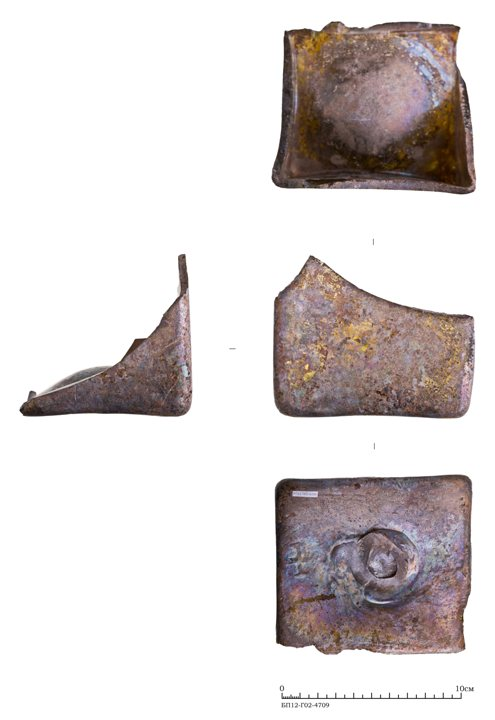
#> input picture img/0170995bcfe0.jpg, 495 x 720 px
$ python -i data_prep.py   (imports and definitions only)
#> lines starting #> are read from the running program, lines starting #| are printed output that depends on the picture; after the words box and inside, x2 and y2 are one past the last pixel; in counts of white or black regions, pixels touching at a corner belong together
#!/usr/bin/env python3
# P0 data-prep для мока SIMILIS. Джойн реальных изображений (Validation_dataset, имя файла=код)
# с метаданными ARDB, реальные визуальные признаки (2 набора: color→resnet-proxy, shape→clip-proxy),
# offline KNN-граф похожести, ресайз картинок. Детерминированно.
import openpyxl, os, glob, re, json, math
from PIL import Image
import numpy as np

BASE = os.path.dirname(os.path.dirname(os.path.dirname(os.path.abspath(__file__))))  # .../similis
VD = os.path.join(BASE, 'Validation_dataset')
OUTIMG = os.path.join(BASE, 'prototype', 'public', 'img')
OUTDATA = os.path.join(BASE, 'prototype', 'public', 'data')

def norm(c): return re.sub(r'\s+','',str(c or '')).upper()

# ── ARDB index ──
# [1 line that did not run here, left out]
# [1 line that did not run here, left out]
COLS = ['code','name','description','material','size','fragm','cultlayer','object','square','memo','memo1','survey','site','excname','longitude','latitude']
ardb = {}
# [3 lines not run here, left out]

# ── тип-папка → макро-категория + материал (по смыслу) ──
FOLDER_META = {
 'штоф': ('Штоф','Стекло','Стекло'),
 'чашки': ('Чашка','Керамика','Керамика'),
 'чернолощен_кувшины': ('Кувшин чернолощёный','Керамика','Керамика'),
 'чернил_бутыл_с_квадрат_дном': ('Чернильница','Стекло','Стекло'),
 'чернил_бутыл_с_8гран_туловом': ('Чернильница','Стекло','Стекло'),
 'черепица': ('Черепица','Керамика','Глина'),
 'янтарь': ('Изделие из янтаря','Прочее','Янтарь'),
 'чешуя_киверная': ('Чешуя киверная','Металл','Металл'),
}
# сайт: сперва из ARDB site, иначе префикс кода
def site_of(code, ardb_site=None):
    if ardb_site:
        z=str(ardb_site)
        if 'Охта' in z: return ('Ниеншанц (Охта 1)','ИИМК РАН',30.408,59.945)
        if 'осадск' in z: return ('Большая Посадская 12А','ИИМК РАН',30.324,59.959)
        if 'ейшлот' in z or 'Нейш' in z: return ('Нейшлотский 3А','ИИМК РАН',30.344,59.966)
    u=re.sub(r'[^А-ЯA-Z0-9]','',code.upper())
    if u.startswith('НЕЙШ') or u.startswith('НЕИШ'): return ('Нейшлотский 3А','ИИМК РАН',30.344,59.966)
    if u.startswith('БП'): return ('Большая Посадская 12А','ИИМК РАН',30.324,59.959)
    if u.startswith('Т'): return ('Тульская (СПб)','ИИМК РАН',30.36,59.93)
    return ('Ниеншанц (Охта 1)','ИИМК РАН',30.408,59.945)

# ── отбор ~60 картинок, предпочитая joined ──
selected = []
per_folder_cap = 12
# [10 lines not run here, left out]

# ── визуальные признаки ──
def features(path):
#> called with path = '../img/0170995bcfe0.jpg'
    im = Image.open(path).convert('RGB').resize((96,96))
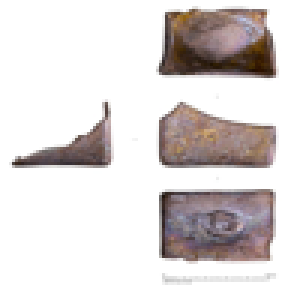
#> im: PIL image 96x96 RGB (shown 3 times larger); mean R, G, B 218.3, 212.4, 211.7
    a = np.asarray(im).astype(np.float32)/255.0
    # foreground mask (non-white)
    lum = a.mean(axis=2)
    fg = lum < 0.92
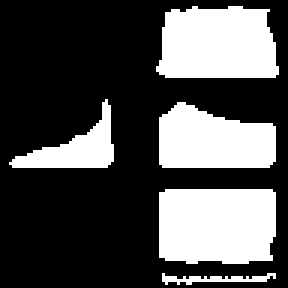
#> fg: shape (96, 96) bool (shown 3 times larger); 31% white; 5 white regions, box (x1, y1, x2, y2) and area: (53, 63, 92, 88) 932, (52, 2, 93, 26) 856, (53, 34, 92, 56) 678, (3, 33, 38, 56) 318, (54, 91, 92, 95) 71
    # COLOR feature (resnet-proxy): HSV hist over foreground
    hsv = np.asarray(Image.open(path).convert('HSV').resize((96,96))).astype(np.float32)
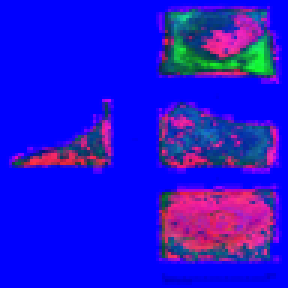
#> hsv: shape (96, 96, 3) float32 (shown 3 times larger); mean R, G, B 32.9, 17.6, 218.6
    h,s,v = hsv[:,:,0], hsv[:,:,1], hsv[:,:,2]
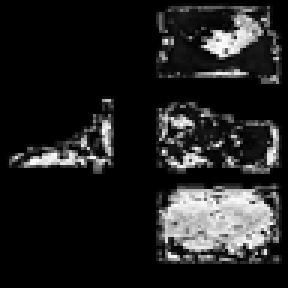
#> h: shape (96, 96) float32 (shown 3 times larger); min 0, max 255, mean 32.9
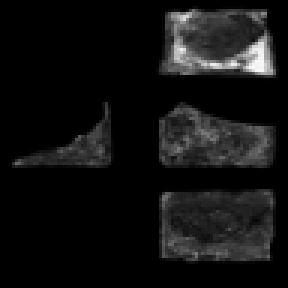
#> s: shape (96, 96) float32 (shown 3 times larger); min 0, max 251, mean 17.6
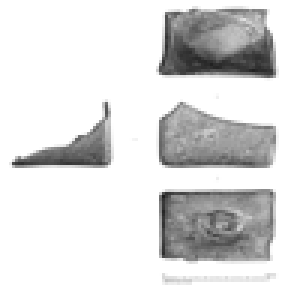
#> v: shape (96, 96) float32 (shown 3 times larger); min 30, max 255, mean 218.6
    m = fg.flatten()
    hf,sf,vf = h.flatten()[m], s.flatten()[m], v.flatten()[m]
#> hf = 2855 values, max 255 at index 298, min 0 at index 65, mean 96.02; sf = 2855 values, max 251 at index 651, min 0 at index 2784, mean 56.61; vf = 2855 values, max 239 at index 737, min 30 at index 1928, mean 137.9
    if len(hf)<10: hf,sf,vf = h.flatten(),s.flatten(),v.flatten()
    ch = np.histogram(hf,bins=12,range=(0,255))[0]
#> ch = [968, 278, 177, 121, 137, 121, 85, 118, 217, 227, 248, 158]
    cs = np.histogram(sf,bins=6,range=(0,255))[0]
#> cs = [1221, 1201, 247, 90, 53, 43]
    cv = np.histogram(vf,bins=6,range=(0,255))[0]
#> cv = [14, 358, 719, 1164, 419, 181]
    color = np.concatenate([ch,cs,cv]).astype(np.float32); color/= (color.sum()+1e-6)
#> after `color = np.concatenate([ch, cs, cv]).astype(np.float32)`: color = 24 values, max 1221 at index 12, min 14 at index 18, mean 356.9
#> after `color /= color.sum() + 1e-06`: color = 24 values, max 0.143 at index 12, min 0.00163 at index 18, mean 0.0417
    # SHAPE feature (clip-proxy): downsampled silhouette 16x16 + aspect + fill
    sil = Image.fromarray((fg*255).astype(np.uint8)).resize((16,16))
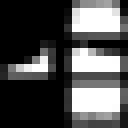
#> sil: PIL image 16x16 L (shown 8 times larger); min 0, max 255, mean 79.5
    silv = (np.asarray(sil).astype(np.float32)/255.0).flatten()
#> silv = 256 values, max 1 at index 26, min 0 at index 0, mean 0.312
    ys,xs = np.where(fg)
#> ys = 2855 values from 2 to 94; xs = 2855 values, max 92 at index 737, min 3 at index 1712, mean 66.41
    if len(xs)>0:
        aspect = (xs.max()-xs.min()+1)/(ys.max()-ys.min()+1)
#> aspect = 0.968
        fill = fg.mean()
#> fill = 0.31
    else: aspect,fill = 1.0,0.0
    shape = np.concatenate([silv,[aspect/3.0, fill]]).astype(np.float32)
#> shape = 258 values, max 1 at index 26, min 0 at index 0, mean 0.312
    shape /= (np.linalg.norm(shape)+1e-6)
#> shape = 258 values, max 0.125 at index 26, min 0 at index 0, mean 0.0391
    color /= (np.linalg.norm(color)+1e-6)
#> color = 24 values, max 0.478 at index 12, min 0.00548 at index 18, mean 0.14
    return color, shape

items = []
feats_color, feats_shape = [], []
# [20 lines not run here, left out]

C = np.array(feats_color); S = np.array(feats_shape)
def knn(F):
    sim = F @ F.T
    g = {}
    for i,it in enumerate(items):
        order = np.argsort(-sim[i])
        neigh = [j for j in order if j!=i][:8]
        # нормируем в отображаемый диапазон 0.66..0.99
        raw = np.array([sim[i][j] for j in neigh])
        if raw.max()>raw.min():
            disp = 0.66 + 0.33*(raw-raw.min())/(raw.max()-raw.min())
        else: disp = np.full(len(raw),0.9)
        g[items[i]['id']] = [dict(id=items[j]['id'], score=round(float(disp[k]),2)) for k,j in enumerate(neigh)]
    return g
graph = {'resnet': knn(C), 'clip': knn(S)}

# пресеты запроса — по одному яркому из каждого макро-типа
presets, seen = [], set()
# [3 lines not run here, left out]
presets = presets[:5]

# [6 lines not run here, left out]

# ── PII GATE (страховка по ревью Opus): в выходных данных не должно быть email ──
import re as _re
# [1 line not run here, left out]
# [1 line that did not run here, left out]
# [2 lines not run here, left out]

>>> result = features('../img/0170995bcfe0.jpg')

$ run again, on img/0e39ffd297fe.jpg
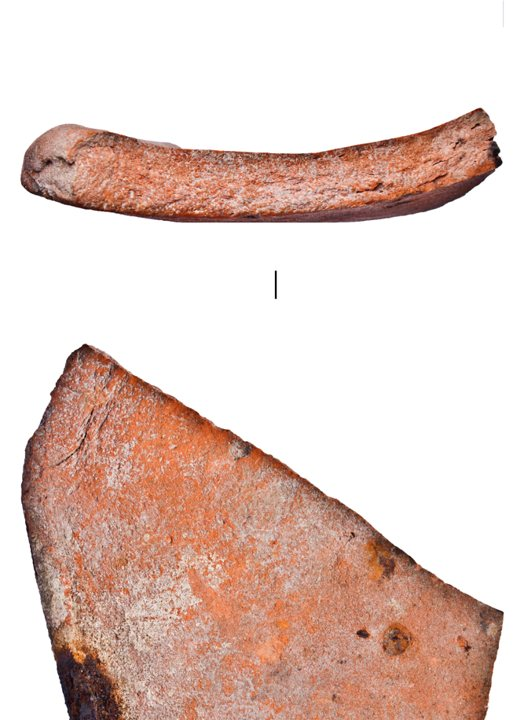
#> input picture img/0e39ffd297fe.jpg, 524 x 720 px
#> fg: shape (96, 96) bool; 41.9% white; 3 white regions (1 under 20 px), largest, box (x1, y1, x2, y2) and area: (3, 45, 93, 96) 2918, (3, 14, 92, 30) 939
#> in features, `h,s,v = hsv[:,:,0], hsv[:,:,1], hsv[:,:,2]`:
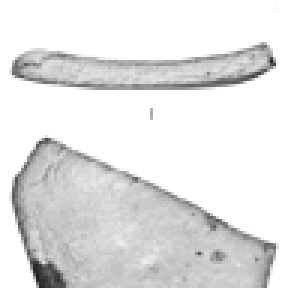
#> v: shape (96, 96) float32 (shown 3 times larger); min 32, max 255, mean 227.5
#> hf = 3861 values, max 255 at index 880, min 0 at index 427, mean 19.75; sf = 3861 values, max 218 at index 1091, min 0 at index 939, mean 102.9; vf = 3861 values, max 242 at index 969, min 32 at index 3549, mean 189.7
#> ch = [3439, 114, 78, 44, 46, 25, 16, 25, 21, 21, 19, 13]
#> cs = [125, 958, 1979, 733, 65, 1]
#> cv = [6, 66, 182, 445, 2572, 590]
#> in features, `color = np.concatenate([ch, cs, cv]).astype(np.float32)`: color = 24 values, max 3439 at index 0, min 1 at index 17, mean 482.6
#> in features, `color /= color.sum() + 1e-06`: color = 24 values, max 0.297 at index 0, min 8.63e-05 at index 17, mean 0.0417
#> in features, `sil = Image.fromarray((fg*255).astype(np.uint8)).resize((16,16))`:
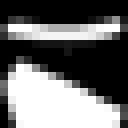
#> sil: PIL image 16x16 L (shown 8 times larger); min 0, max 255, mean 107.5
#> silv = 256 values, max 1 at index 49, min 0 at index 0, mean 0.422
#> ys = 3861 values from 14 to 95; xs = 3861 values, max 92 at index 2724, min 3 at index 426, mean 42.54
#> aspect = 1.1
#> fill = 0.419
#> in features, `shape = np.concatenate([silv,[aspect/3.0, fill]]).astype(np.float32)`: shape = 258 values, max 1 at index 49, min 0 at index 0, mean 0.422
#> in features, `shape /= (np.linalg.norm(shape)+1e-6)`: shape = 258 values, max 0.101 at index 49, min 0 at index 0, mean 0.0426
#> in features, `color /= (np.linalg.norm(color)+1e-6)`: color = 24 values, max 0.696 at index 0, min 0.000202 at index 17, mean 0.0976

$ run again, on img/111d681a97d1.jpg
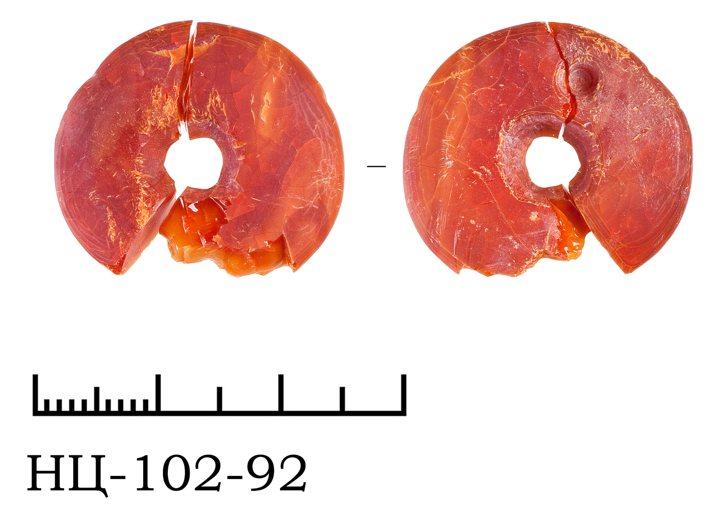
#> input picture img/111d681a97d1.jpg, 720 x 517 px
#> fg: shape (96, 96) bool; 36% white; 6 white regions (1 under 20 px), largest, box (x1, y1, x2, y2) and area: (53, 4, 93, 52) 1467, (7, 3, 46, 52) 1459, (4, 69, 55, 78) 200, (18, 84, 41, 92) 117, (3, 84, 17, 93) 70
#> in features, `h,s,v = hsv[:,:,0], hsv[:,:,1], hsv[:,:,2]`:
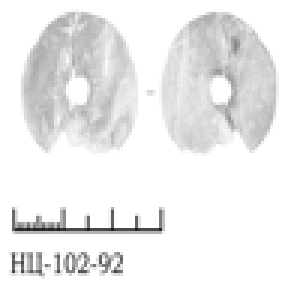
#> v: shape (96, 96) float32 (shown 3 times larger); min 27, max 255, mean 236.5
#> hf = 3317 values, max 255 at index 401, min 0 at index 41, mean 30.31; sf = 3317 values, max 255 at index 2234, min 0 at index 1597, mean 142.6; vf = 3317 values, max 252 at index 2862, min 27 at index 3062, mean 203.9
#> ch = [2514, 196, 126, 92, 68, 53, 35, 34, 24, 31, 33, 111]
#> cs = [453, 96, 213, 1078, 1339, 138]
#> cv = [14, 42, 72, 108, 1589, 1492]
#> in features, `color = np.concatenate([ch, cs, cv]).astype(np.float32)`: color = 24 values, max 2514 at index 0, min 14 at index 18, mean 414.6
#> in features, `color /= color.sum() + 1e-06`: color = 24 values, max 0.253 at index 0, min 0.00141 at index 18, mean 0.0417
#> in features, `sil = Image.fromarray((fg*255).astype(np.uint8)).resize((16,16))`:
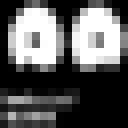
#> sil: PIL image 16x16 L (shown 8 times larger); min 0, max 255, mean 92.2
#> silv = 256 values, max 1 at index 20, min 0 at index 0, mean 0.362
#> ys = 3317 values from 3 to 92; xs = 3317 values, max 92 at index 1217, min 3 at index 3130, mean 46.45
#> aspect = 1
#> fill = 0.36
#> in features, `shape = np.concatenate([silv,[aspect/3.0, fill]]).astype(np.float32)`: shape = 258 values, max 1 at index 20, min 0 at index 0, mean 0.362
#> in features, `shape /= (np.linalg.norm(shape)+1e-6)`: shape = 258 values, max 0.115 at index 20, min 0 at index 0, mean 0.0417
#> in features, `color /= (np.linalg.norm(color)+1e-6)`: color = 24 values, max 0.662 at index 0, min 0.00369 at index 18, mean 0.109

$ run again, on img/1a93429c149b.jpg
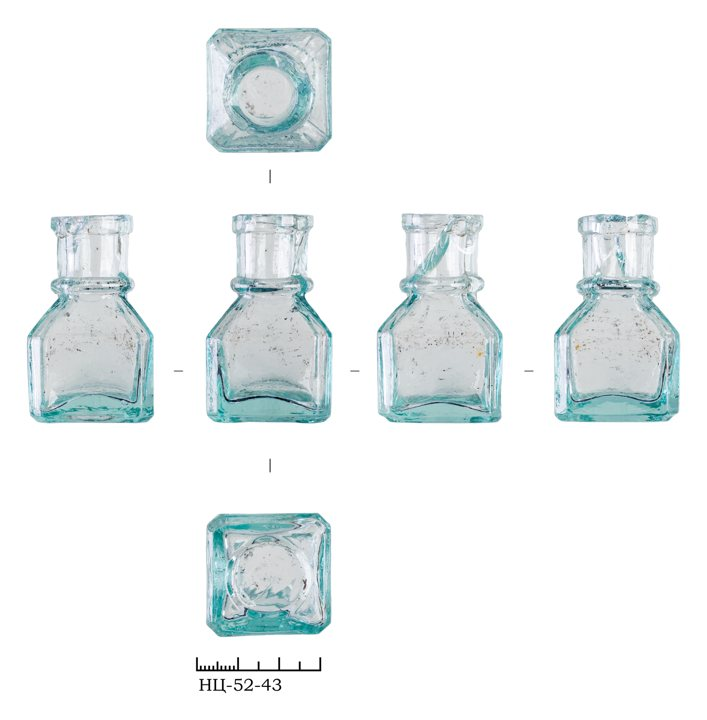
#> input picture img/1a93429c149b.jpg, 707 x 720 px
#> fg: shape (96, 96) bool; 23.6% white; 10 white regions (3 under 20 px), largest, box (x1, y1, x2, y2) and area: (28, 28, 45, 57) 390, (75, 28, 93, 57) 390, (51, 28, 68, 57) 387
#> hf = 2176 values, max 177 at index 1061, min 0 at index 283, mean 132.1; sf = 2176 values, max 226 at index 1886, min 0 at index 283, mean 31.44; vf = 2176 values, max 241 at index 1126, min 137 at index 1886, mean 203.3
#> ch = [61, 3, 6, 14, 34, 208, 1590, 258, 2, 0, 0, 0]
#> cs = [1559, 451, 132, 28, 5, 1]
#> cv = [0, 0, 0, 133, 1298, 745]
#> in features, `color = np.concatenate([ch, cs, cv]).astype(np.float32)`: color = 24 values, max 1590 at index 6, min 0 at index 9, mean 272
#> in features, `color /= color.sum() + 1e-06`: color = 24 values, max 0.244 at index 6, min 0 at index 9, mean 0.0417
#> in features, `sil = Image.fromarray((fg*255).astype(np.uint8)).resize((16,16))`:
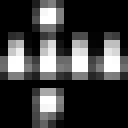
#> sil: PIL image 16x16 L (shown 8 times larger); min 0, max 255, mean 60.4
#> silv = 256 values, max 1 at index 22, min 0 at index 0, mean 0.237
#> ys = 2176 values from 3 to 92; xs = 2176 values, max 92 at index 1089, min 3 at index 1020, mean 44.34
#> aspect = 1
#> fill = 0.236
#> in features, `shape = np.concatenate([silv,[aspect/3.0, fill]]).astype(np.float32)`: shape = 258 values, max 1 at index 22, min 0 at index 0, mean 0.237
#> in features, `shape /= (np.linalg.norm(shape)+1e-6)`: shape = 258 values, max 0.151 at index 22, min 0 at index 0, mean 0.0359
#> in features, `color /= (np.linalg.norm(color)+1e-6)`: color = 24 values, max 0.579 at index 6, min 0 at index 9, mean 0.099
